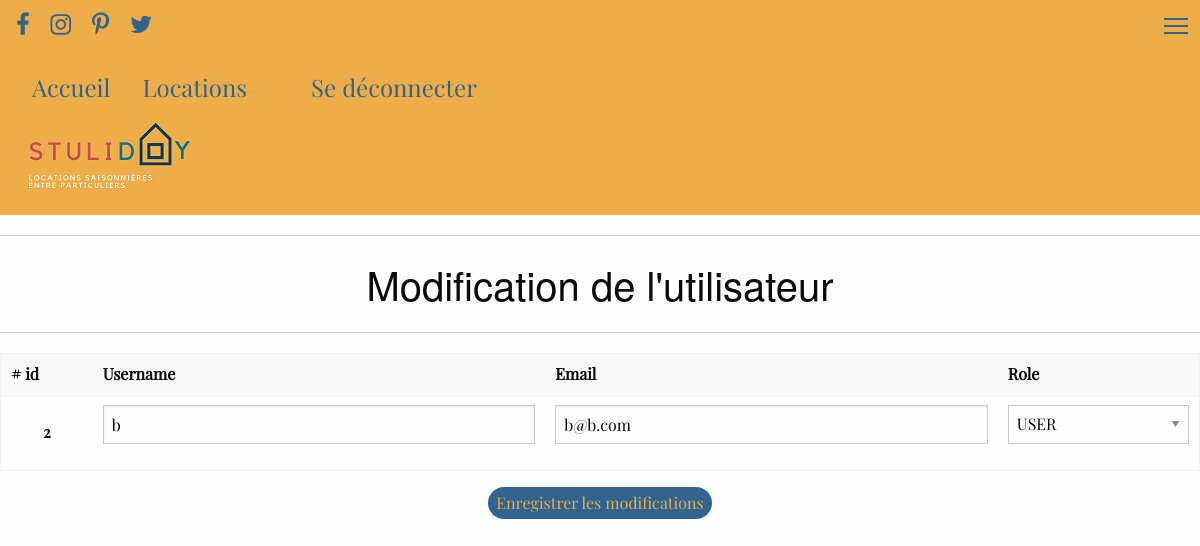
Page /editusers.php?id=2 on the committed database.
### tables this page shows
CREATE TABLE IF NOT EXISTS `users` (
  `id` int(11) NOT NULL AUTO_INCREMENT,
  `username` varchar(255) NOT NULL,
  `email` varchar(255) NOT NULL,
  `password` mediumtext NOT NULL,
  `role` varchar(255) NOT NULL DEFAULT 'ROLE_USER',
  PRIMARY KEY (`id`),
  UNIQUE KEY `username` (`username`),
  UNIQUE KEY `email` (`email`)
);

### editusers.php (the view, shortened to what this page needs)
<?php require './header.php'; ?>
<?php
$id = $_GET['id'];
        $sqlUsers= "SELECT * FROM users WHERE id = '{$id}'";
        $user = $connect->query($sqlUsers)->fetch(PDO::FETCH_ASSOC);
?>
        <main class="px-3">
        <div class="row column text-center">
        <form action="#" method="POST">
        <hr>
        <h2>Modification de l'utilisateur</h2>
        <hr>
            <table class="table bg-light text-black">
                <thead>
                    <tr>
                        <th scope="col"># id</th>
                        <th scope="col">Username</th>
                        <th scope="col">Email</th>
                        <th scope="col">Role</th>
                    </tr>
                </thead>
                <tbody>
                <tr>
                        <th scope="row"><?php echo $user['id'] ?></th>
                        <td><input type="text" class="form-control" id="InputName" placeholder="Nom d'utilisateur" name="username" value="<?php echo $user['username']; ?>" required></td>
                        <td><input class="form-control" type="email" placeholder="Email" id="InputEmail1" aria-describedby="emailHelp" name="email_signup" value="<?php echo $user['email'] ?>" required></td>
                        <td>
                    <select class="form-control" id="InputRole" name="role" required>
                    <?php
                    if ($user['role']=== 'ROLE_ADMIN'){
                        ?>
                        <option value="ROLE_ADMIN" selected>ADMIN</option>
                        <option value="ROLE_USER" >USER</option>
                        <?php
                        }else{
                            ?>
                            <option value="ROLE_USER" selected>USER</option>
                            <?php
                        }
                        ?>
                        </select>
                       </td>
                        </tr>
                </tbody>
            </table>
            <button type="submit" class="btn" name="user_submit">Enregistrer les modifications</button>
            </form>
            </div>
        </main>
<?php require './footer.php'; ?>

### assets/css/style.css (style rules this page uses)
* { font-family: "PF"; }
.btn { color: #EDAE49; background-color: #30638E; padding: 0.5em; border-radius: 2em; }

### rows in the picture
users: id "2", username "b", email_signup "b@b.com", role "USER"
